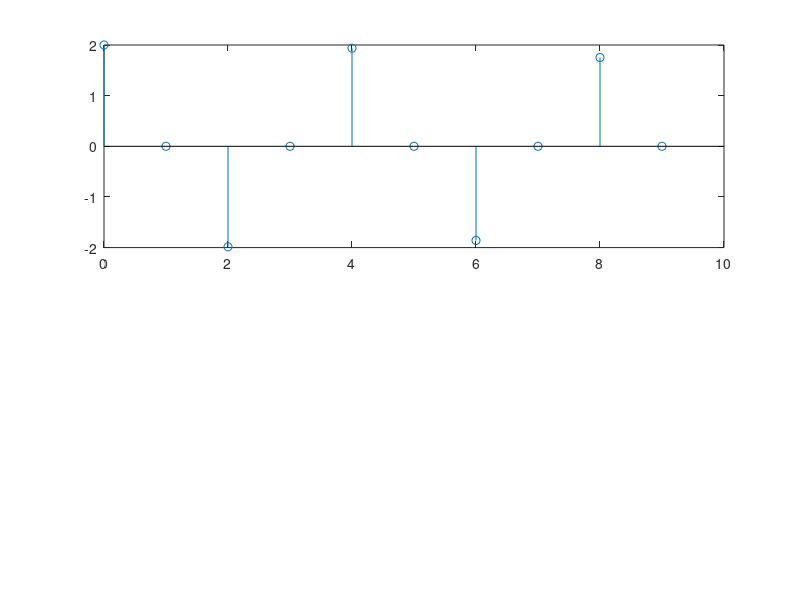

Here is the MATLAB script that generated this plot: (Note: this script raises an error after producing the figure.)
clear;clc;close all

n = [0:1:99]; x = cos(0.48*pi*n) + cos(0.52*pi*n);
n1 = [0:1:9]; y1 = x(1:1:10);

subplot(2,1,1); stem(n1,y1);

Y1 = dft(y1,10); magY1 = abs(Y1(1:1:6));

k1 = 0:1:5; w1 = 2*pi/10*k1;

subplot(2,1,2); stem(w1/pi,magY1);
